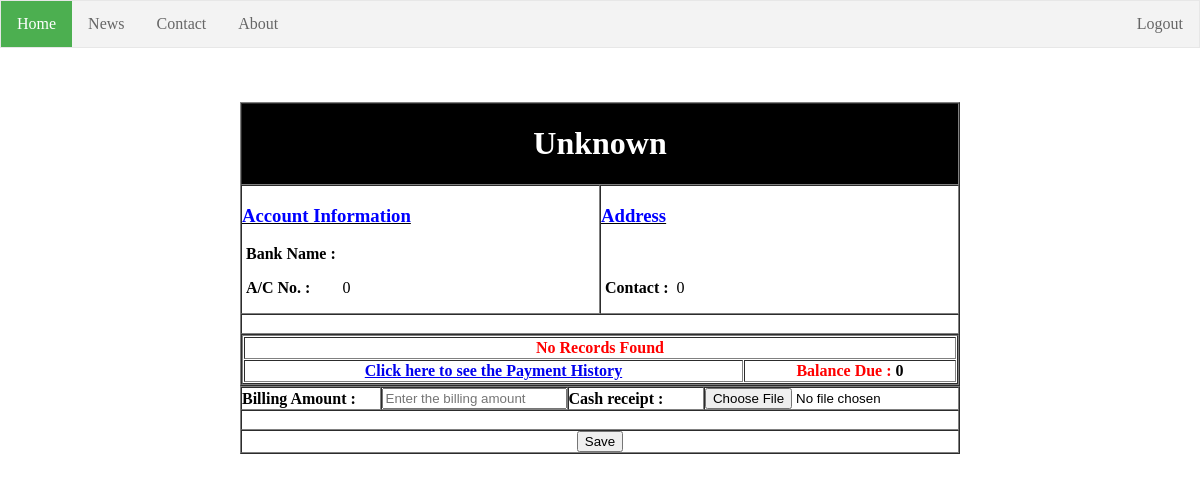
Screenshot of /dealerDetails.php?id=8 (signed in) with the database file from the repository.
### tables this page shows
CREATE TABLE `dealer` (
  `id` int(11) NOT NULL,
  `bankName` varchar(30) DEFAULT NULL,
  `account` bigint(20) DEFAULT NULL,
  `name` varchar(30) NOT NULL,
  `address` varchar(150) DEFAULT NULL,
  `phone` bigint(10) DEFAULT NULL,
  `balance` double DEFAULT NULL
);

### dealerDetails.php (the view, shortened to what this page needs)
<?php
if(isset($_SESSION['user']))
  {
	  require_once("dbcon/dbcon.php");
?>
<!doctype html>
<html>
<head>
</head>
<body background="bg.jpg" style="margin:0px;">
<table width="100%" border="0" align="center" cellpadding="0" cellspacing="0">
<tr><td width="100%">
 <?php include("header.php"); ?>
</td></tr>
</table>
<br/><br/><br/>
<?php
		$id=$_GET['id'];
		$output=mysqli_query($dbhandle,"Select * From dealer where id='$id'");
	while($opt = mysqli_fetch_array($output))
  {
	 $dealerBalanceDue=$opt['balance'];
	 $dealerName=$opt['name'];
?>
<table width="60%" border="1" align="center" cellpadding="0" cellspacing="0">
  <tr bgcolor="#000000">
    <td align="center" colspan="2"><b>
    <h1><font color="#FFFFFF"><?php echo $opt['name'];?></font></h1></b></td>
  </tr>
  <tr>
    <td align="left" colspan="1" width="50%"><u><font color="#0000FF"><h3><b>Account Information</b><br>
    </h3>
    </font></u>
      <p><b>&nbsp;Bank Name&nbsp;:&nbsp;&nbsp;</b><?php echo $opt['bankName'];?></p>
      <p><b>&nbsp;A/C No.&nbsp;:&nbsp;&nbsp;&nbsp;&nbsp;&nbsp;&nbsp;&nbsp;&nbsp;</b><?php echo $opt['account'];?></p>
      </td>
    <td align="left" colspan="1" width="50%"><u><font color="#0000FF"><h3><b>Address</b><br></h3></font></u>
      <p><b>&nbsp;Contact :&nbsp;&nbsp;</b><?php echo $opt['phone'];?></p>
      </td>
  </tr>
  <tr><td colspan="2">&nbsp;</tr>
  <tr>
    <td align="left" colspan="2"><?php
	$query=mysqli_query($dbhandle,"Select * From purchase where dealer='$id' order by entryDate desc limit 5");
	$no=mysqli_num_rows($query);
	echo "<table border='1'  align=\"center\"width=\"100%\" cellpadding=\"1\" cellspacing=\"1\" bgcolor=\"#FFFFFF\">
";
  if($no<1)
  {
echo "<tr><td colspan=\"7\" align=\"center\" size=\"+1\"><font color=\"red\"><b>No Records Found</b></font></td></tr>";
  }
echo "<tr><td colspan=\"4\" align=\"center\" size=\"+1\"><b><a href=\"paymentHistory.php?id=".$_SESSION['user']."&dealer=$id\">Click here to see the Payment History</a></td><td colspan=\"3\" align=\"center\" size=\"+1\"><b><font color=\"#FF0000\">Balance Due :</font>&nbsp;".$dealerBalanceDue."</b></td></tr>";
echo "</table>";
?></td>
  </tr>
</table>
<form enctype="multipart/form-data" action="savePayment.php?id=<?php echo $id?>" method="post">
<table width="60%" border="1" align="center" cellpadding="0" cellspacing="0">
<tr>
  <td width="25%" align="left"><b>Billing Amount :</b></td>
  <td width="25%" align="left"><input type="text" placeholder="Enter the billing amount" id="billingAmount" name="billingAmount" onkeypress="return isNumberKey(event)"   required/>
  <input type="hidden" name="dealerName" value="<?php echo $dealerName;?>"/></td><td width="25%" align="left"><b>Cash receipt : </b></td><td width="25%" align="left"><input type="hidden" name="MAX_FILE_SIZE" value="1000000" />
    <input name="file" type='file' onchange="readURL(this);" /></td></tr>
    <tr><td colspan="4" align="right" width="40%">&nbsp;</td></tr>
<tr>
  <td colspan="4" align="center" width="40%"><input type="submit" name="save" value="Save"  /></td></tr>
</table>
</form>
</body>
</html>
<?php
  }
}else{
	header('location:index.php');
}
 ?>

### rows the page displays
dealer: name "Unknown", account "0", phone "0", balance "0"
